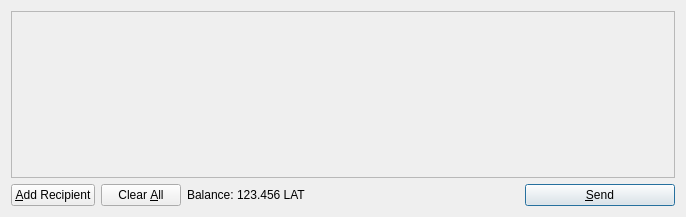
<?xml version="1.0" encoding="UTF-8"?>
<ui version="4.0">
 <class>SendCoinsDialog</class>
 <widget class="QDialog" name="SendCoinsDialog">
  <property name="geometry">
   <rect>
    <x>0</x>
    <y>0</y>
    <width>686</width>
    <height>217</height>
   </rect>
  </property>
  <property name="windowTitle">
   <string>Send Coins</string>
  </property>
  <layout class="QVBoxLayout" name="verticalLayout">
   <item>
    <widget class="QScrollArea" name="scrollArea">
     <property name="widgetResizable">
      <bool>true</bool>
     </property>
     <widget class="QWidget" name="scrollAreaWidgetContents">
      <property name="geometry">
       <rect>
        <x>0</x>
        <y>0</y>
        <width>666</width>
        <height>165</height>
       </rect>
      </property>
      <layout class="QVBoxLayout" name="verticalLayout_2">
       <property name="margin">
        <number>0</number>
       </property>
       <item>
        <layout class="QVBoxLayout" name="entries">
         <property name="spacing">
          <number>6</number>
         </property>
        </layout>
       </item>
       <item>
        <spacer name="verticalSpacer">
         <property name="orientation">
          <enum>Qt::Vertical</enum>
         </property>
         <property name="sizeHint" stdset="0">
          <size>
           <width>20</width>
           <height>40</height>
          </size>
         </property>
        </spacer>
       </item>
      </layout>
     </widget>
    </widget>
   </item>
   <item>
    <layout class="QHBoxLayout" name="horizontalLayout">
     <item>
      <widget class="QPushButton" name="addButton">
       <property name="toolTip">
        <string>Send to multiple recipients at once</string>
       </property>
       <property name="text">
        <string>&amp;Add Recipient</string>
       </property>
       <property name="icon">
        <iconset resource="../bitcoin.qrc">
         <normaloff>:/icons/add</normaloff>:/icons/add</iconset>
       </property>
       <property name="autoDefault">
        <bool>false</bool>
       </property>
      </widget>
     </item>
     <item>
      <widget class="QPushButton" name="clearButton">
       <property name="sizePolicy">
        <sizepolicy hsizetype="Minimum" vsizetype="Fixed">
         <horstretch>0</horstretch>
         <verstretch>0</verstretch>
        </sizepolicy>
       </property>
       <property name="toolTip">
        <string>Remove all transaction fields</string>
       </property>
       <property name="text">
        <string>Clear &amp;All</string>
       </property>
       <property name="icon">
        <iconset resource="../bitcoin.qrc">
         <normaloff>:/icons/remove</normaloff>:/icons/remove</iconset>
       </property>
       <property name="autoRepeatDelay">
        <number>300</number>
       </property>
       <property name="autoDefault">
        <bool>false</bool>
       </property>
      </widget>
     </item>
     <item>
      <layout class="QHBoxLayout" name="horizontalLayout_2">
       <property name="spacing">
        <number>3</number>
       </property>
       <item>
        <widget class="QLabel" name="label">
         <property name="text">
          <string>Balance:</string>
         </property>
        </widget>
       </item>
       <item>
        <widget class="QLabel" name="labelBalance">
         <property name="cursor">
          <cursorShape>IBeamCursor</cursorShape>
         </property>
         <property name="text">
          <string>123.456 LAT</string>
         </property>
         <property name="textInteractionFlags">
          <set>Qt::LinksAccessibleByMouse|Qt::TextSelectableByKeyboard|Qt::TextSelectableByMouse</set>
         </property>
        </widget>
       </item>
      </layout>
     </item>
     <item>
      <spacer name="horizontalSpacer">
       <property name="orientation">
        <enum>Qt::Horizontal</enum>
       </property>
       <property name="sizeHint" stdset="0">
        <size>
         <width>40</width>
         <height>20</height>
        </size>
       </property>
      </spacer>
     </item>
     <item>
      <widget class="QPushButton" name="sendButton">
       <property name="minimumSize">
        <size>
         <width>150</width>
         <height>0</height>
        </size>
       </property>
       <property name="toolTip">
        <string>Confirm the send action</string>
       </property>
       <property name="text">
        <string>&amp;Send</string>
       </property>
       <property name="icon">
        <iconset resource="../bitcoin.qrc">
         <normaloff>:/icons/send</normaloff>:/icons/send</iconset>
       </property>
       <property name="default">
        <bool>true</bool>
       </property>
      </widget>
     </item>
    </layout>
   </item>
  </layout>
 </widget>
 <resources>
  <include location="../bitcoin.qrc"/>
 </resources>
 <connections/>
</ui>
